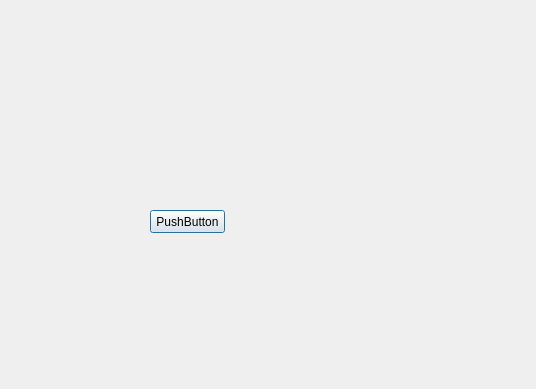
<?xml version="1.0" encoding="UTF-8"?>
<ui version="4.0">
 <class>login</class>
 <widget class="QDialog" name="login">
  <property name="geometry">
   <rect>
    <x>0</x>
    <y>0</y>
    <width>536</width>
    <height>389</height>
   </rect>
  </property>
  <property name="windowTitle">
   <string>Dialog</string>
  </property>
  <widget class="QPushButton" name="pushButton">
   <property name="geometry">
    <rect>
     <x>150</x>
     <y>210</y>
     <width>75</width>
     <height>23</height>
    </rect>
   </property>
   <property name="text">
    <string>PushButton</string>
   </property>
  </widget>
 </widget>
 <resources/>
 <connections/>
</ui>
